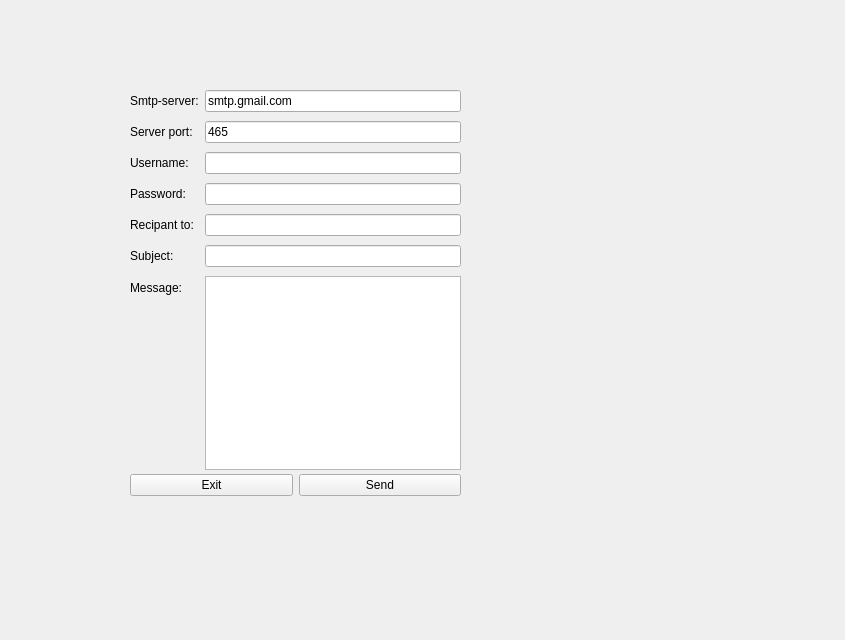
   <widget class="QWidget" name="tab">
    <attribute name="title">
     <string>mailling</string>
    </attribute>
    <widget class="QWidget" name="layoutWidget">
     <property name="geometry">
      <rect>
       <x>130</x>
       <y>470</y>
       <width>331</width>
       <height>30</height>
      </rect>
     </property>
     <layout class="QHBoxLayout" name="horizontalLayout">
      <item>
       <widget class="QPushButton" name="exitBtn">
        <property name="text">
         <string>Exit</string>
        </property>
       </widget>
      </item>
      <item>
       <widget class="QPushButton" name="sendBtn">
        <property name="text">
         <string>Send</string>
        </property>
       </widget>
      </item>
     </layout>
    </widget>
    <widget class="QWidget" name="layoutWidget_2">
     <property name="geometry">
      <rect>
       <x>130</x>
       <y>90</y>
       <width>331</width>
       <height>380</height>
      </rect>
     </property>
     <layout class="QFormLayout" name="formLayout">
      <property name="fieldGrowthPolicy">
       <enum>QFormLayout::ExpandingFieldsGrow</enum>
      </property>
      <property name="rowWrapPolicy">
       <enum>QFormLayout::WrapLongRows</enum>
      </property>
      <property name="verticalSpacing">
       <number>9</number>
      </property>
      <item row="1" column="0">
       <widget class="QLabel" name="label_16">
        <property name="text">
         <string>Server port:</string>
        </property>
       </widget>
      </item>
      <item row="2" column="0">
       <widget class="QLabel" name="label_18">
        <property name="text">
         <string>Username:</string>
        </property>
       </widget>
      </item>
      <item row="3" column="0">
       <widget class="QLabel" name="label_19">
        <property name="text">
         <string>Password:</string>
        </property>
       </widget>
      </item>
      <item row="4" column="0">
       <widget class="QLabel" name="label_20">
        <property name="text">
         <string>Recipant to:</string>
        </property>
       </widget>
      </item>
      <item row="5" column="0">
       <widget class="QLabel" name="label_21">
        <property name="text">
         <string>Subject:</string>
        </property>
       </widget>
      </item>
      <item row="6" column="0">
       <widget class="QLabel" name="label_22">
        <property name="text">
         <string>Message:</string>
        </property>
       </widget>
      </item>
      <item row="0" column="1">
       <widget class="QLineEdit" name="server">
        <property name="text">
         <string>smtp.gmail.com</string>
        </property>
       </widget>
      </item>
      <item row="1" column="1">
       <widget class="QLineEdit" name="port">
        <property name="text">
         <string>465</string>
        </property>
       </widget>
      </item>
      <item row="2" column="1">
       <widget class="QLineEdit" name="uname"/>
      </item>
      <item row="3" column="1">
       <widget class="QLineEdit" name="paswd">
        <property name="inputMask">
         <string/>
        </property>
        <property name="echoMode">
         <enum>QLineEdit::Password</enum>
        </property>
       </widget>
      </item>
      <item row="4" column="1">
       <widget class="QLineEdit" name="rcpt"/>
      </item>
      <item row="5" column="1">
       <widget class="QLineEdit" name="subject"/>
      </item>
      <item row="6" column="1">
       <widget class="QPlainTextEdit" name="msg"/>
      </item>
      <item row="0" column="0">
       <widget class="QLabel" name="label_10">
        <property name="text">
         <string>Smtp-server:</string>
        </property>
       </widget>
      </item>
     </layout>
    </widget>
    <widget class="QLabel" name="label_25">
     <property name="geometry">
      <rect>
       <x>5</x>
       <y>-5</y>
       <width>831</width>
       <height>631</height>
      </rect>
     </property>
     <property name="styleSheet">
      <string notr="true">background-color:tranparent;

border-image:url(:/StyleSheet/111.jpg);

background:none;

border:none;

background-repeat:none;</string>
     </property>
     <property name="text">
      <string/>
     </property>
    </widget>
    <zorder>label_25</zorder>
    <zorder>layoutWidget</zorder>
    <zorder>layoutWidget_2</zorder>
   </widget>
